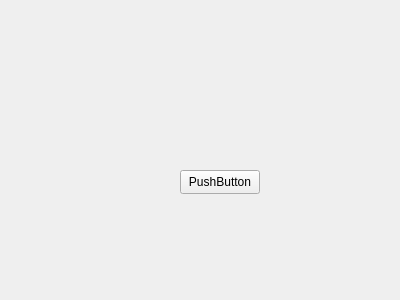
<?xml version="1.0" encoding="UTF-8"?>
<ui version="4.0">
 <class>myclient</class>
 <widget class="QFrame" name="myclient">
  <property name="geometry">
   <rect>
    <x>0</x>
    <y>0</y>
    <width>400</width>
    <height>300</height>
   </rect>
  </property>
  <property name="windowTitle">
   <string>Frame</string>
  </property>
  <widget class="QPushButton" name="pushButton">
   <property name="geometry">
    <rect>
     <x>180</x>
     <y>170</y>
     <width>80</width>
     <height>24</height>
    </rect>
   </property>
   <property name="text">
    <string>PushButton</string>
   </property>
  </widget>
 </widget>
 <resources/>
 <connections/>
</ui>
